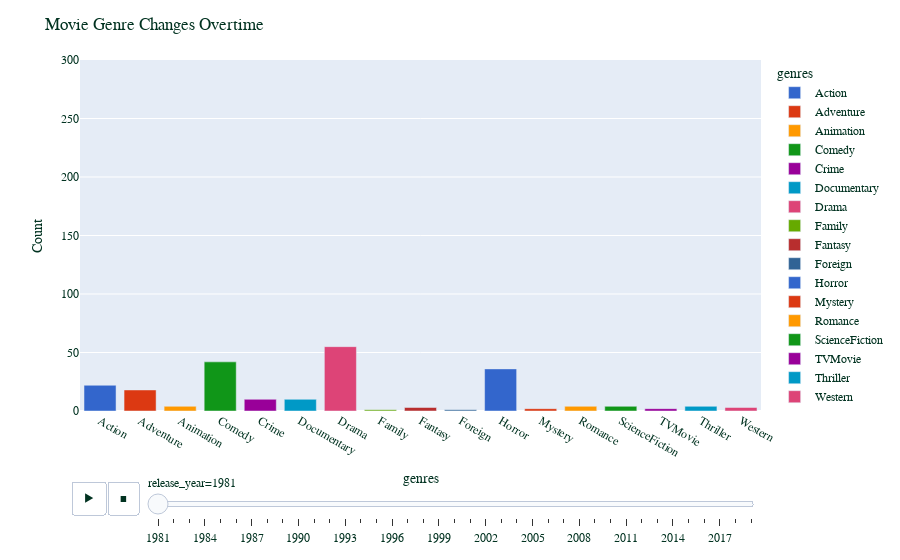

Notebook cell for this chart:
### Code cell
import plotly.express as px
fig = px.bar(sizes, x="genres", y="Count", color="genres", color_discrete_sequence=px.colors.qualitative.G10,
animation_frame="release_year", animation_group="genres", range_y=[0,300])

fig.update_layout(title="Movie Genre Changes Overtime",
    font_family="Courier New",
    font_color="#013220",
    legend_title_font_color="#023020"
)

fig.write_html("genre_overtime_plotly.html")

fig.show()

### Figure 1 — Plotly figure (JSON) as saved in the notebook; plotly's stock layout.template omitted (floating-point values rounded to 4 significant figures)
{"data": [{"alignmentgroup": "True", "hovertemplate": "genres=%{x}<br>release_year=1981<br>Count=%{y}<extra></extra>", "ids": ["Action"], "legendgroup": "Action", "marker": {"color": "#3366CC", "pattern": {"shape": ""}}, "name": "Action", "offsetgroup": "Action", "orientation": "v", "showlegend": true, "textposition": "auto", "type": "bar", "x": ["Action"], "xaxis": "x", "y": [22], "yaxis": "y"}, {"alignmentgroup": "True", "hovertemplate": "genres=%{x}<br>release_year=1981<br>Count=%{y}<extra></extra>", "ids": ["Adventure"], "legendgroup": "Adventure", "marker": {"color": "#DC3912", "pattern": {"shape": ""}}, "name": "Adventure", "offsetgroup": "Adventure", "orientation": "v", "showlegend": true, "textposition": "auto", "type": "bar", "x": ["Adventure"], "xaxis": "x", "y": [18], "yaxis": "y"}, {"alignmentgroup": "True", "hovertemplate": "genres=%{x}<br>release_year=1981<br>Count=%{y}<extra></extra>", "ids": ["Animation"], "legendgroup": "Animation", "marker": {"color": "#FF9900", "pattern": {"shape": ""}}, "name": "Animation", "offsetgroup": "Animation", "orientation": "v", "showlegend": true, "textposition": "auto", "type": "bar", "x": ["Animation"], "xaxis": "x", "y": [4], "yaxis": "y"}, {"alignmentgroup": "True", "hovertemplate": "genres=%{x}<br>release_year=1981<br>Count=%{y}<extra></extra>", "ids": ["Comedy"], "legendgroup": "Comedy", "marker": {"color": "#109618", "pattern": {"shape": ""}}, "name": "Comedy", "offsetgroup": "Comedy", "orientation": "v", "showlegend": true, "textposition": "auto", "type": "bar", "x": ["Comedy"], "xaxis": "x", "y": [42], "yaxis": "y"}, {"alignmentgroup": "True", "hovertemplate": "genres=%{x}<br>release_year=1981<br>Count=%{y}<extra></extra>", "ids": ["Crime"], "legendgroup": "Crime", "marker": {"color": "#990099", "pattern": {"shape": ""}}, "name": "Crime", "offsetgroup": "Crime", "orientation": "v", "showlegend": true, "textposition": "auto", "type": "bar", "x": ["Crime"], "xaxis": "x", "y": [10], "yaxis": "y"}, {"alignmentgroup": "True", "hovertemplate": "genres=%{x}<br>release_year=1981<br>Count=%{y}<extra></extra>", "ids": ["Documentary"], "legendgroup": "Documentary", "marker": {"color": "#0099C6", "pattern": {"shape": ""}}, "name": "Documentary", "offsetgroup": "Documentary", "orientation": "v", "showlegend": true, "textposition": "auto", "type": "bar", "x": ["Documentary"], "xaxis": "x", "y": [10], "yaxis": "y"}, {"alignmentgroup": "True", "hovertemplate": "genres=%{x}<br>release_year=1981<br>Count=%{y}<extra></extra>", "ids": ["Drama"], "legendgroup": "Drama", "marker": {"color": "#DD4477", "pattern": {"shape": ""}}, "name": "Drama", "offsetgroup": "Drama", "orientation": "v", "showlegend": true, "textposition": "auto", "type": "bar", "x": ["Drama"], "xaxis": "x", "y": [55], "yaxis": "y"}, {"alignmentgroup": "True", "hovertemplate": "genres=%{x}<br>release_year=1981<br>Count=%{y}<extra></extra>", "ids": ["Family"], "legendgroup": "Family", "marker": {"color": "#66AA00", "pattern": {"shape": ""}}, "name": "Family", "offsetgroup": "Family", "orientation": "v", "showlegend": true, "textposition": "auto", "type": "bar", "x": ["Family"], "xaxis": "x", "y": [1], "yaxis": "y"}, {"alignmentgroup": "True", "hovertemplate": "genres=%{x}<br>release_year=1981<br>Count=%{y}<extra></extra>", "ids": ["Fantasy"], "legendgroup": "Fantasy", "marker": {"color": "#B82E2E", "pattern": {"shape": ""}}, "name": "Fantasy", "offsetgroup": "Fantasy", "orientation": "v", "showlegend": true, "textposition": "auto", "type": "bar", "x": ["Fantasy"], "xaxis": "x", "y": [3], "yaxis": "y"}, {"alignmentgroup": "True", "hovertemplate": "genres=%{x}<br>release_year=1981<br>Count=%{y}<extra></extra>", "ids": ["Foreign"], "legendgroup": "Foreign", "marker": {"color": "#316395", "pattern": {"shape": ""}}, "name": "Foreign", "offsetgroup": "Foreign", "orientation": "v", "showlegend": true, "textposition": "auto", "type": "bar", "x": ["Foreign"], "xaxis": "x", "y": [1], "yaxis": "y"}, {"alignmentgroup": "True", "hovertemplate": "genres=%{x}<br>release_year=1981<br>Count=%{y}<extra></extra>", "ids": ["Horror"], "legendgroup": "Horror", "marker": {"color": "#3366CC", "pattern": {"shape": ""}}, "name": "Horror", "offsetgroup": "Horror", "orientation": "v", "showlegend": true, "textposition": "auto", "type": "bar", "x": ["Horror"], "xaxis": "x", "y": [36], "yaxis": "y"}, {"alignmentgroup": "True", "hovertemplate": "genres=%{x}<br>release_year=1981<br>Count=%{y}<extra></extra>", "ids": ["Mystery"], "legendgroup": "Mystery", "marker": {"color": "#DC3912", "pattern": {"shape": ""}}, "name": "Mystery", "offsetgroup": "Mystery", "orientation": "v", "showlegend": true, "textposition": "auto", "type": "bar", "x": ["Mystery"], "xaxis": "x", "y": [2], "yaxis": "y"}, {"alignmentgroup": "True", "hovertemplate": "genres=%{x}<br>release_year=1981<br>Count=%{y}<extra></extra>", "ids": ["Romance"], "legendgroup": "Romance", "marker": {"color": "#FF9900", "pattern": {"shape": ""}}, "name": "Romance", "offsetgroup": "Romance", "orientation": "v", "showlegend": true, "textposition": "auto", "type": "bar", "x": ["Romance"], "xaxis": "x", "y": [4], "yaxis": "y"}, {"alignmentgroup": "True", "hovertemplate": "genres=%{x}<br>release_year=1981<br>Count=%{y}<extra></extra>", "ids": ["ScienceFiction"], "legendgroup": "ScienceFiction", "marker": {"color": "#109618", "pattern": {"shape": ""}}, "name": "ScienceFiction", "offsetgroup": "ScienceFiction", "orientation": "v", "showlegend": true, "textposition": "auto", "type": "bar", "x": ["ScienceFiction"], "xaxis": "x", "y": [4], "yaxis": "y"}, {"alignmentgroup": "True", "hovertemplate": "genres=%{x}<br>release_year=1981<br>Count=%{y}<extra></extra>", "ids": ["TVMovie"], "legendgroup": "TVMovie", "marker": {"color": "#990099", "pattern": {"shape": ""}}, "name": "TVMovie", "offsetgroup": "TVMovie", "orientation": "v", "showlegend": true, "textposition": "auto", "type": "bar", "x": ["TVMovie"], "xaxis": "x", "y": [2], "yaxis": "y"}, {"alignmentgroup": "True", "hovertemplate": "genres=%{x}<br>release_year=1981<br>Count=%{y}<extra></extra>", "ids": ["Thriller"], "legendgroup": "Thriller", "marker": {"color": "#0099C6", "pattern": {"shape": ""}}, "name": "Thriller", "offsetgroup": "Thriller", "orientation": "v", "showlegend": true, "textposition": "auto", "type": "bar", "x": ["Thriller"], "xaxis": "x", "y": [4], "yaxis": "y"}, {"alignmentgroup": "True", "hovertemplate": "genres=%{x}<br>release_year=1981<br>Count=%{y}<extra></extra>", "ids": ["Western"], "legendgroup": "Western", "marker": {"color": "#DD4477", "pattern": {"shape": ""}}, "name": "Western", "offsetgroup": "Western", "orientation": "v", "showlegend": true, "textposition": "auto", "type": "bar", "x": ["Western"], "xaxis": "x", "y": [3], "yaxis": "y"}], "layout": {"barmode": "relative", "font": {"color": "#013220", "family": "Courier New"}, "legend": {"title": {"font": {"color": "#023020"}, "text": "genres"}, "tracegroupgap": 0}, "margin": {"t": 60}, "sliders": [{"active": 0, "currentvalue": {"prefix": "release_year="}, "len": 0.9, "pad": {"b": 10, "t": 60}, "steps": [{"args": [["1981"], {"frame": {"duration": 0, "redraw": true}, "fromcurrent": true, "mode": "immediate", "transition": {"duration": 0, "easing": "linear"}}], "label": "1981", "method": "animate"}, {"args": [["1982"], {"frame": {"duration": 0, "redraw": true}, "fromcurrent": true, "mode": "immediate", "transition": {"duration": 0, "easing": "linear"}}], "label": "1982", "method": "animate"}, {"args": [["1983"], {"frame": {"duration": 0, "redraw": true}, "fromcurrent": true, "mode": "immediate", "transition": {"duration": 0, "easing": "linear"}}], "label": "1983", "method": "animate"}, {"args": [["1984"], {"frame": {"duration": 0, "redraw": true}, "fromcurrent": true, "mode": "immediate", "transition": {"duration": 0, "easing": "linear"}}], "label": "1984", "method": "animate"}, {"args": [["1985"], {"frame": {"duration": 0, "redraw": true}, "fromcurrent": true, "mode": "immediate", "transition": {"duration": 0, "easing": "linear"}}], "label": "1985", "method": "animate"}, {"args": [["1986"], {"frame": {"duration": 0, "redraw": true}, "fromcurrent": true, "mode": "immediate", "transition": {"duration": 0, "easing": "linear"}}], "label": "1986", "method": "animate"}, {"args": [["1987"], {"frame": {"duration": 0, "redraw": true}, "fromcurrent": true, "mode": "immediate", "transition": {"duration": 0, "easing": "linear"}}], "label": "1987", "method": "animate"}, {"args": [["1988"], {"frame": {"duration": 0, "redraw": true}, "fromcurrent": true, "mode": "immediate", "transition": {"duration": 0, "easing": "linear"}}], "label": "1988", "method": "animate"}, {"args": [["1989"], {"frame": {"duration": 0, "redraw": true}, "fromcurrent": true, "mode": "immediate", "transition": {"duration": 0, "easing": "linear"}}], "label": "1989", "method": "animate"}, {"args": [["1990"], {"frame": {"duration": 0, "redraw": true}, "fromcurrent": true, "mode": "immediate", "transition": {"duration": 0, "easing": "linear"}}], "label": "1990", "method": "animate"}, {"args": [["1991"], {"frame": {"duration": 0, "redraw": true}, "fromcurrent": true, "mode": "immediate", "transition": {"duration": 0, "easing": "linear"}}], "label": "1991", "method": "animate"}, {"args": [["1992"], {"frame": {"duration": 0, "redraw": true}, "fromcurrent": true, "mode": "immediate", "transition": {"duration": 0, "easing": "linear"}}], "label": "1992", "method": "animate"}, {"args": [["1993"], {"frame": {"duration": 0, "redraw": true}, "fromcurrent": true, "mode": "immediate", "transition": {"duration": 0, "easing": "linear"}}], "label": "1993", "method": "animate"}, {"args": [["1994"], {"frame": {"duration": 0, "redraw": true}, "fromcurrent": true, "mode": "immediate", "transition": {"duration": 0, "easing": "linear"}}], "label": "1994", "method": "animate"}, {"args": [["1995"], {"frame": {"duration": 0, "redraw": true}, "fromcurrent": true, "mode": "immediate", "transition": {"duration": 0, "easing": "linear"}}], "label": "1995", "method": "animate"}, {"args": [["1996"], {"frame": {"duration": 0, "redraw": true}, "fromcurrent": true, "mode": "immediate", "transition": {"duration": 0, "easing": "linear"}}], "label": "1996", "method": "animate"}, {"args": [["1997"], {"frame": {"duration": 0, "redraw": true}, "fromcurrent": true, "mode": "immediate", "transition": {"duration": 0, "easing": "linear"}}], "label": "1997", "method": "animate"}, {"args": [["1998"], {"frame": {"duration": 0, "redraw": true}, "fromcurrent": true, "mode": "immediate", "transition": {"duration": 0, "easing": "linear"}}], "label": "1998", "method": "animate"}, {"args": [["1999"], {"frame": {"duration": 0, "redraw": true}, "fromcurrent": true, "mode": "immediate", "transition": {"duration": 0, "easing": "linear"}}], "label": "1999", "method": "animate"}, {"args": [["2000"], {"frame": {"duration": 0, "redraw": true}, "fromcurrent": true, "mode": "immediate", "transition": {"duration": 0, "easing": "linear"}}], "label": "2000", "method": "animate"}, {"args": [["2001"], {"frame": {"duration": 0, "redraw": true}, "fromcurrent": true, "mode": "immediate", "transition": {"duration": 0, "easing": "linear"}}], "label": "2001", "method": "animate"}, {"args": [["2002"], {"frame": {"duration": 0, "redraw": true}, "fromcurrent": true, "mode": "immediate", "transition": {"duration": 0, "easing": "linear"}}], "label": "2002", "method": "animate"}, {"args": [["2003"], {"frame": {"duration": 0, "redraw": true}, "fromcurrent": true, "mode": "immediate", "transition": {"duration": 0, "easing": "linear"}}], "label": "2003", "method": "animate"}, {"args": [["2004"], {"frame": {"duration": 0, "redraw": true}, "fromcurrent": true, "mode": "immediate", "transition": {"duration": 0, "easing": "linear"}}], "label": "2004", "method": "animate"}, {"args": [["2005"], {"frame": {"duration": 0, "redraw": true}, "fromcurrent": true, "mode": "immediate", "transition": {"duration": 0, "easing": "linear"}}], "label": "2005", "method": "animate"}, {"args": [["2006"], {"frame": {"duration": 0, "redraw": true}, "fromcurrent": true, "mode": "immediate", "transition": {"duration": 0, "easing": "linear"}}], "label": "2006", "method": "animate"}, {"args": [["2007"], {"frame": {"duration": 0, "redraw": true}, "fromcurrent": true, "mode": "immediate", "transition": {"duration": 0, "easing": "linear"}}], "label": "2007", "method": "animate"}, {"args": [["2008"], {"frame": {"duration": 0, "redraw": true}, "fromcurrent": true, "mode": "immediate", "transition": {"duration": 0, "easing": "linear"}}], "label": "2008", "method": "animate"}, {"args": [["2009"], {"frame": {"duration": 0, "redraw": true}, "fromcurrent": true, "mode": "immediate", "transition": {"duration": 0, "easing": "linear"}}], "label": "2009", "method": "animate"}, {"args": [["2010"], {"frame": {"duration": 0, "redraw": true}, "fromcurrent": true, "mode": "immediate", "transition": {"duration": 0, "easing": "linear"}}], "label": "2010", "method": "animate"}, {"args": [["2011"], {"frame": {"duration": 0, "redraw": true}, "fromcurrent": true, "mode": "immediate", "transition": {"duration": 0, "easing": "linear"}}], "label": "2011", "method": "animate"}, {"args": [["2012"], {"frame": {"duration": 0, "redraw": true}, "fromcurrent": true, "mode": "immediate", "transition": {"duration": 0, "easing": "linear"}}], "label": "2012", "method": "animate"}, {"args": [["2013"], {"frame": {"duration": 0, "redraw": true}, "fromcurrent": true, "mode": "immediate", "transition": {"duration": 0, "easing": "linear"}}], "label": "2013", "method": "animate"}, {"args": [["2014"], {"frame": {"duration": 0, "redraw": true}, "fromcurrent": true, "mode": "immediate", "transition": {"duration": 0, "easing": "linear"}}], "label": "2014", "method": "animate"}, {"args": [["2015"], {"frame": {"duration": 0, "redraw": true}, "fromcurrent": true, "mode": "immediate", "transition": {"duration": 0, "easing": "linear"}}], "label": "2015", "method": "animate"}, {"args": [["2016"], {"frame": {"duration": 0, "redraw": true}, "fromcurrent": true, "mode": "immediate", "transition": {"duration": 0, "easing": "linear"}}], "label": "2016", "method": "animate"}, {"args": [["2017"], {"frame": {"duration": 0, "redraw": true}, "fromcurrent": true, "mode": "immediate", "transition": {"duration": 0, "easing": "linear"}}], "label": "2017", "method": "animate"}, {"args": [["2018"], {"frame": {"duration": 0, "redraw": true}, "fromcurrent": true, "mode": "immediate", "transition": {"duration": 0, "easing": "linear"}}], "label": "2018", "method": "animate"}, {"args": [["2020"], {"frame": {"duration": 0, "redraw": true}, "fromcurrent": true, "mode": "immediate", "transition": {"duration": 0, "easing": "linear"}}], "label": "2020", "method": "animate"}], "x": 0.1, "xanchor": "left", "y": 0, "yanchor": "top"}], "title": {"text": "Movie Genre Changes Overtime"}, "updatemenus": [{"buttons": [{"args": [null, {"frame": {"duration": 500, "redraw": true}, "fromcurrent": true, "mode": "immediate", "transition": {"duration": 500, "easing": "linear"}}], "label": "&#9654;", "method": "animate"}, {"args": [[null], {"frame": {"duration": 0, "redraw": true}, "fromcurrent": true, "mode": "immediate", "transition": {"duration": 0, "easing": "linear"}}], "label": "&#9724;", "method": "animate"}], "direction": "left", "pad": {"r": 10, "t": 70}, "showactive": false, "type": "buttons", "x": 0.1, "xanchor": "right", "y": 0, "yanchor": "top"}], "xaxis": {"anchor": "y", "categoryarray": ["Action", "Adventure", "Animation", "Comedy", "Crime", "Documentary", "Drama", "Family", "Fantasy", "Foreign", "Horror", "Mystery", "Romance", "ScienceFiction", "TVMovie", "Thriller", "Western", "Music", "War", "History"], "categoryorder": "array", "domain": [0, 1], "title": {"text": "genres"}}, "yaxis": {"anchor": "x", "domain": [0, 1], "range": [0, 300], "title": {"text": "Count"}}}}
